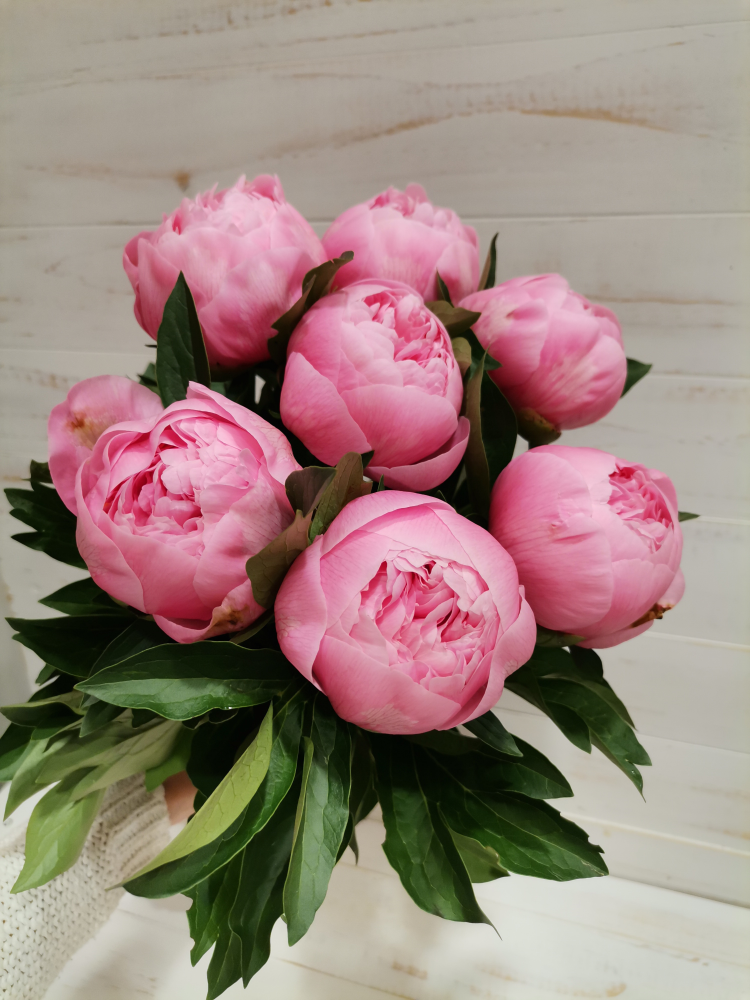
#> input picture p6-act10-recorte-1472/peoniia.jpg, 3000 x 4000 px (shown at 1/4 size)
$ python p6-act10-1472.py
#> lines starting #> are read from the running program, lines starting #| are printed output that depends on the picture; after the words box and inside, x2 and y2 are one past the last pixel; in counts of white or black regions, pixels touching at a corner belong together
import numpy as np
import cv2

# vision artificial act10 nc 1472

# Posición de la ventana en pantalla (x: más a la derecha, y: distancia desde arriba)
pos_x = 600
pos_y = 100

# 1. PEONIA
img_peonia = cv2.imread("peoniia.jpg", cv2.IMREAD_GRAYSCALE)
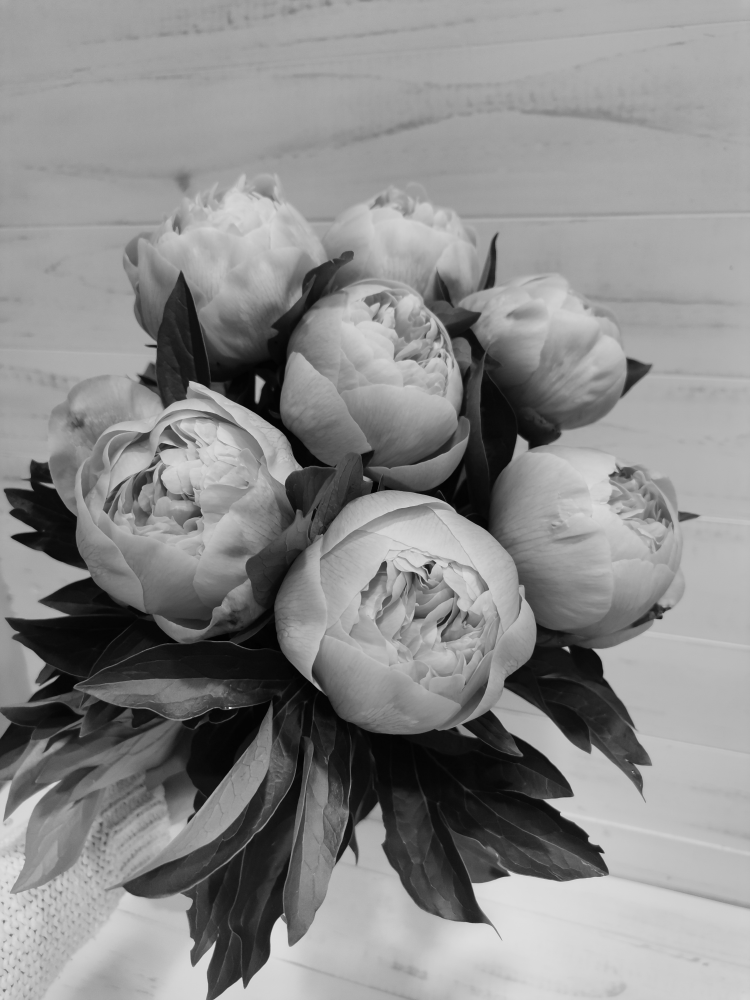
#> img_peonia: shape (4000, 3000) (shown at 1/4 size); min 0, max 255, mean 138.7

if img_peonia is not None:
    img_peonia = cv2.resize(img_peonia, (300, 300))
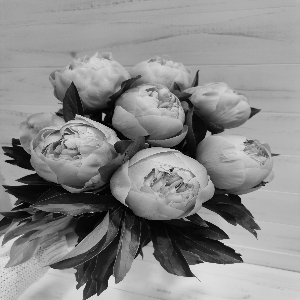
#> img_peonia: shape (300, 300); min 1, max 224, mean 138.6
else:
    img_peonia = np.zeros((300, 300), np.uint8)

print("+-+-+-+-+Peonia+-+-+-+-")
cv2.imshow("peonia 1472", img_peonia)
cv2.moveWindow("peonia 1472", pos_x, pos_y)
cv2.waitKey(0)
cv2.destroyAllWindows()


# 2. CIRCULO
print("el circulo 1472")
img = np.zeros((300, 300, 3), np.uint8)
img = cv2.circle(img, (150, 150), 60, (255, 255, 255), 3)

cv2.imshow("circulo 1472", img)
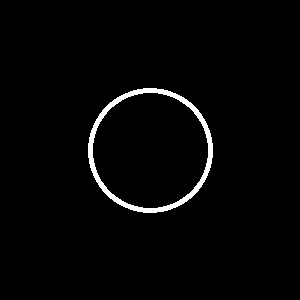
#> window 'circulo 1472': shape (300, 300, 3); 2.1% white; 1 white region, box (x1, y1, x2, y2) and area: (88, 88, 213, 213) 1892
cv2.moveWindow("circulo 1472", pos_x, pos_y)
cv2.waitKey(0)
cv2.destroyAllWindows()


# 3. LINEA
print("la linea 1472")
img = np.zeros((300, 300, 3), np.uint8)
img = cv2.line(img, (0, 0), (299, 299), (255, 255, 255), 3)

cv2.imshow("linea 1472", img)
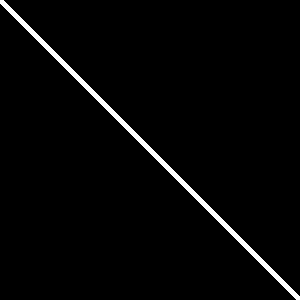
#> window 'linea 1472': shape (300, 300, 3); 2.3% white; 1 white region, box (x1, y1, x2, y2) and area: (0, 0, 300, 300) 2088
cv2.moveWindow("linea 1472", pos_x, pos_y)
cv2.waitKey(0)
cv2.destroyAllWindows()


# 4. NOMBRE
print("el nombre 1472")
img = np.zeros((300, 300, 3), np.uint8)
img = cv2.putText(img, "jose alberto solis porras", (10, 150), cv2.FONT_HERSHEY_SIMPLEX, 0.5, (255, 255, 255), 1)

cv2.imshow("nombre 1472", img)
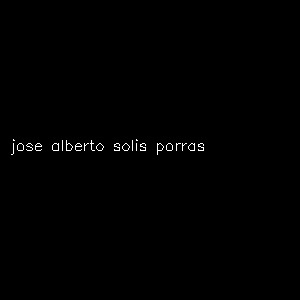
#> window 'nombre 1472': shape (300, 300, 3); 0.45% white in thin lines or dots, all inside (x1, y1, x2, y2) = (11, 139, 204, 155)
cv2.moveWindow("nombre 1472", pos_x, pos_y)
cv2.waitKey(0)
cv2.destroyAllWindows()


# 5. TEXTO
print("el texto 1472")
img = np.zeros((300, 300, 3), np.uint8)
img = cv2.putText(img, "Vision Artificial 1472", (20, 150), cv2.FONT_HERSHEY_SIMPLEX, 0.6, (255, 255, 255), 2)

cv2.imshow("texto 1472", img)
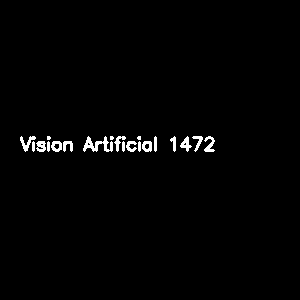
#> window 'texto 1472': shape (300, 300, 3); 1.4% white; 20 white regions (3 under 20 px), largest, box (x1, y1, x2, y2) and area: (83, 136, 113, 152) 224, (20, 136, 36, 152) 99, (204, 136, 215, 152) 96
cv2.moveWindow("texto 1472", pos_x, pos_y)
cv2.waitKey(0)
cv2.destroyAllWindows()


# 6. THRESHOLDING
print("el thresholding 1472")
_, img_thresh = cv2.threshold(img_peonia, 127, 255, cv2.THRESH_BINARY)
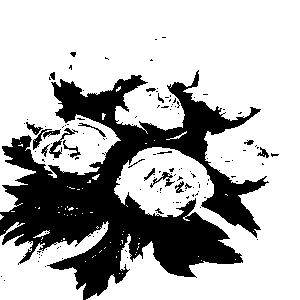
#> img_thresh: shape (300, 300); 71.1% white; 130 black regions (112 under 20 px), largest, box (x1, y1, x2, y2) and area: (0, 70, 269, 300) 24582, (49, 128, 78, 158) 178, (33, 129, 61, 150) 166

cv2.imshow("thresholding 1472", img_thresh)
cv2.moveWindow("thresholding 1472", pos_x, pos_y)
cv2.waitKey(0)
cv2.destroyAllWindows()


# 7. TRACKBAR
print("el trackbar 1472")

def nada(x):
    pass

cv2.namedWindow("trackbar 1472")
cv2.moveWindow("trackbar 1472", pos_x, pos_y)
cv2.createTrackbar("Umbral", "trackbar 1472", 127, 255, nada)

while True:
    val = cv2.getTrackbarPos("Umbral", "trackbar 1472")
    _, img_tb = cv2.threshold(img_peonia, val, 255, cv2.THRESH_BINARY)
    cv2.imshow("trackbar 1472", img_tb)

    if cv2.waitKey(1) != -1:
#> (key Esc is pressed here)
        break

cv2.destroyAllWindows()

print("jose solis nc 1472")
